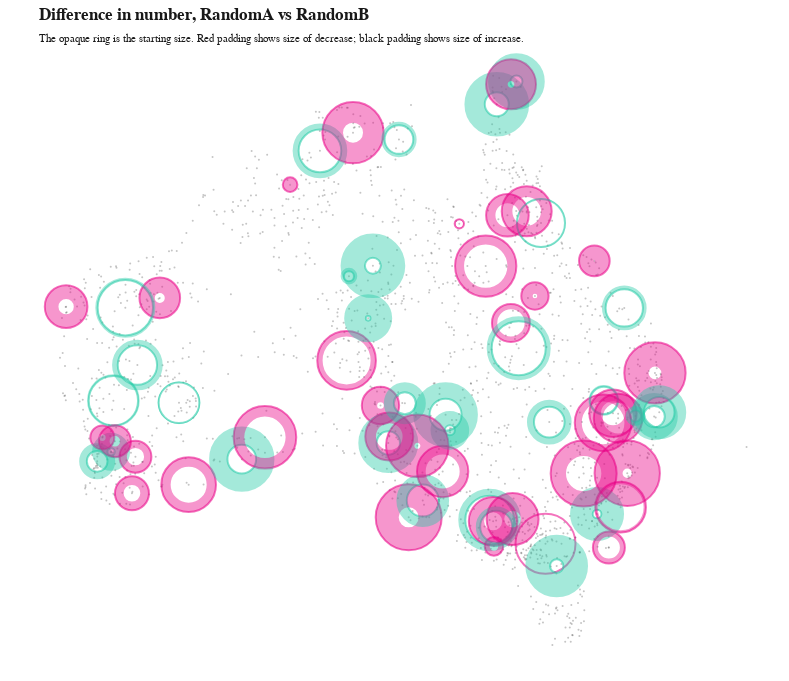

Notebook source saved alongside this figure:
### Markdown cell above
In this version, it is randomly selecting airports from around Australia and assigning random sets of values.

### Code cell
df_coords = pd.read_csv('CSVs/coords/airport_codes_coords.csv')
df_coords['RandomA'] = np.random.randint(1, 100, df_coords.shape[0])
df_coords['RandomB'] = np.random.randint(1, 100, df_coords.shape[0])
df_coords['RandomX'] = np.random.randint(1, 25, df_coords.shape[0])

df_selected = df_coords.loc[df_coords['RandomX'] == 10]

ringPlotter(df_selected, 'RandomA', 'RandomB', 1.5, 20, 'name', df_coords)

### Figure 1 — Plotly figure (JSON) as saved in the notebook; plotly's stock layout.template omitted (floating-point values rounded to 4 significant figures; data arrays with more than 128 entries replaced by an {"elided": "..."} marker saying what was removed)
{"data": [{"hoverinfo": "skip", "marker": {"color": "#181818", "opacity": 0.25, "size": 2}, "mode": "markers", "type": "scatter", "x": {"elided": "1736 float values"}, "y": {"elided": "1736 float values"}}, {"hoverinfo": "skip", "marker": {"color": "rgba(255, 255, 255, 0)", "line": {"color": ["rgba(35, 203, 167, 0.55)", "rgba(35, 203, 167, 0.55)", "rgba(35, 203, 167, 0.55)", "rgba(234, 0, 136, 0.55)", "rgba(234, 0, 136, 0.55)", "rgba(234, 0, 136, 0.55)", "rgba(35, 203, 167, 0.55)", "rgba(234, 0, 136, 0.55)", "rgba(35, 203, 167, 0.55)", "rgba(234, 0, 136, 0.55)", "rgba(35, 203, 167, 0.55)", "rgba(234, 0, 136, 0.55)", "rgba(35, 203, 167, 0.55)", "rgba(234, 0, 136, 0.55)", "rgba(234, 0, 136, 0.55)", "rgba(35, 203, 167, 0.55)", "rgba(234, 0, 136, 0.55)", "rgba(35, 203, 167, 0.55)", "rgba(35, 203, 167, 0.55)", "rgba(234, 0, 136, 0.55)", "rgba(35, 203, 167, 0.55)", "rgba(234, 0, 136, 0.55)", "rgba(35, 203, 167, 0.55)", "rgba(35, 203, 167, 0.55)", "rgba(234, 0, 136, 0.55)", "rgba(234, 0, 136, 0.55)", "rgba(35, 203, 167, 0.55)", "rgba(234, 0, 136, 0.55)", "rgba(234, 0, 136, 0.55)", "rgba(35, 203, 167, 0.55)", "rgba(234, 0, 136, 0.55)", "rgba(234, 0, 136, 0.55)", "rgba(234, 0, 136, 0.55)", "rgba(35, 203, 167, 0.55)", "rgba(234, 0, 136, 0.55)", "rgba(35, 203, 167, 0.55)", "rgba(234, 0, 136, 0.55)", "rgba(35, 203, 167, 0.55)", "rgba(35, 203, 167, 0.55)", "rgba(234, 0, 136, 0.55)", "rgba(35, 203, 167, 0.55)", "rgba(234, 0, 136, 0.55)", "rgba(234, 0, 136, 0.55)", "rgba(234, 0, 136, 0.55)", "rgba(234, 0, 136, 0.55)", "rgba(35, 203, 167, 0.55)", "rgba(35, 203, 167, 0.55)", "rgba(234, 0, 136, 0.55)", "rgba(35, 203, 167, 0.55)", "rgba(35, 203, 167, 0.55)", "rgba(35, 203, 167, 0.55)", "rgba(35, 203, 167, 0.55)", "rgba(234, 0, 136, 0.55)", "rgba(35, 203, 167, 0.55)", "rgba(234, 0, 136, 0.55)", "rgba(234, 0, 136, 0.55)", "rgba(234, 0, 136, 0.55)", "rgba(234, 0, 136, 0.55)", "rgba(35, 203, 167, 0.55)", "rgba(234, 0, 136, 0.55)", "rgba(234, 0, 136, 0.55)", "rgba(35, 203, 167, 0.55)", "rgba(234, 0, 136, 0.55)", "rgba(234, 0, 136, 0.55)", "rgba(35, 203, 167, 0.55)", "rgba(35, 203, 167, 0.55)", "rgba(234, 0, 136, 0.55)"], "width": 2}, "opacity": 1, "size": [20.67, 7.333, 49.33, 32, 34, 32, 39.33, 54.67, 28.67, 62.67, 42.67, 58.67, 10, 61.33, 37.33, 23.33, 48, 28.67, 22, 66, 32, 51.33, 32, 10, 9.333, 61.33, 48.67, 48.67, 18.67, 32, 42.67, 38, 52, 54, 50, 48, 60, 30.67, 8.667, 56.67, 27.33, 32, 47.33, 48.67, 65.33, 11.33, 21.33, 61.33, 30.67, 4.667, 24, 12, 40.67, 37.33, 30.67, 42.67, 50.67, 14.67, 40.67, 62.67, 24, 55.33, 66, 27.33, 16, 13.33, 50]}, "mode": "markers", "type": "scatter", "x": [115.9, 116.8, 117.0, 117.0, 118.2, 118.4, 118.5, 122.0, 125.5, 127.0, 130.7, 132.5, 132.6, 132.9, 134.7, 135.2, 135.3, 135.9, 136.3, 136.6, 137.5, 138.9, 139.1, 139.3, 140.0, 141.7, 142.0, 142.2, 142.3, 142.4, 143.2, 143.4, 143.5, 143.9, 144.4, 145.4, 145.7, 146.0, 149.1, 149.5, 149.6, 149.9, 150.2, 150.5, 151.1, 151.7, 152.9, 153.0, 153.3, 133.9, 142.5, 143.8, 120.0, 150.9, 149.0, 113.8, 150.7, 128.7, 121.3, 137.2, 116.2, 117.7, 148.2, 145.0, 134.2, 146.4, 143.4], "y": [-32.4, -31.82, -28.75, -31.18, -34.31, -32.12, -26.61, -33.79, -32.27, -30.95, -13.75, -26.33, -21.28, -12.66, -29.04, -31.29, -30.9, -13.07, -28.91, -35.76, -34.75, -33.01, -29.59, -30.54, -18.13, -20.67, -35.92, -36, -37.5, -36.32, -17.62, -24.08, -35.86, -25.6, -17.38, -18.08, -37.35, -30.04, -35.56, -30.08, -28.73, -37.57, -29.5, -29.8, -33.11, -29.68, -29.71, -27.08, -29.45, -23.81, -10.95, -9.583, -22.58, -23.18, -20.36, -23.11, -35.15, -15.78, -28.88, -31.46, -30.97, -23.17, -33.13, -22.46, -20.65, -38.68, -9.753]}, {"hoverinfo": "text", "hovertext": ["Serpentine Airport: 74.19%<br>31; 54", "Brooklands Airport: 418.18%<br>11; 57", "Golden Grove Airport: 6.76%<br>74; 79", "Dowerin Airport: -66.67%<br>48; 16", "Stirling Range Retreat: -50.98%<br>51; 25", "Narembeen Airport: -45.83%<br>48; 26", "Meekatharra: 28.81%<br>59; 76", "Myrup Fly In Estate Airport: -34.15%<br>82; 54", "Caiguna Airport: 127.91%<br>43; 98", "Loongana Airport: -34.04%<br>94; 62", "Daly River Airport: 28.12%<br>64; 82", "Kenmore Park Airport: -18.18%<br>88; 72", "Willowra Airport: 66.67%<br>15; 25", "Jabiru: -67.39%<br>92; 30", "Coober Pedy: -82.14%<br>56; 10", "Kokatha Airport: 157.14%<br>35; 90", "Kingoonya Airport: -44.44%<br>72; 40", "Gan Gan Airport: 23.26%<br>43; 53", "William Creek Airport: 90.91%<br>33; 63", "Cape Borda Airport: -69.7%<br>99; 30", "Minlaton Airport: 64.58%<br>48; 79", "Peterborough Airport: -33.77%<br>77; 51", "Murnpeowie Airport: 102.08%<br>48; 97", "Balcanoona Airport: 286.67%<br>15; 58", "Wernadinga Airport: -21.43%<br>14; 11", "Julia Creek: -29.35%<br>92; 65", "Rainbow Airport: 28.77%<br>73; 94", "Koongarra Airport: -63.01%<br>73; 27", "Victoria Valley Airport: -53.57%<br>28; 13", "Warracknabeal: 27.08%<br>48; 61", "Abingdon Downs Airport: -43.75%<br>64; 36", "Tarcombe Airport: -28.07%<br>57; 41", "Quambatook Airport: -67.95%<br>78; 25", "Trinidad Airport: 18.52%<br>81; 96", "Crystal Brook Airport: -42.67%<br>75; 43", "Glen Ruth Airport: 2.78%<br>72; 74", "Taggerty Airport: 0.0%<br>90; 90", "Bourke: 45.65%<br>46; 67", "Williamsdale Airport: 523.08%<br>13; 81", "Togo Station Airport: -24.71%<br>85; 64", "Boomi Airport: 12.2%<br>41; 46", "Gabo Is Aad Sste Airport: -31.25%<br>48; 33", "Biniguy Airport: -49.3%<br>71; 36", "Bingara Airport: -36.99%<br>73; 46", "Mount Mcquoid Ndb: -85.71%<br>98; 14", "Glen Innes: 76.47%<br>17; 30", "South Grafton Airport: 121.88%<br>32; 71", "Caboolture Airport: -79.35%<br>92; 19", "Palmers Island/Yamba Airport: 76.09%<br>46; 81", "Alice Springs: 928.57%<br>7; 72", "Bamaga Injinoo: 169.44%<br>36; 97", "Darnley Island Airport: 372.22%<br>18; 85", "Ginbata Airport: -75.41%<br>61; 15", "Great Keppel Is Airport: 19.64%<br>56; 67", "Hamilton Island: -95.65%<br>46; 2", "Cardabia Station Airstrip: -64.06%<br>64; 23", "Jervis Bay: -9.21%<br>76; 69", "Kununurra: -95.45%<br>22; 1", "Leonora: 4.92%<br>61; 64", "Mount Gunson Airport: -90.43%<br>94; 9", "New Norcia Airstrip: -72.22%<br>36; 10", "Paraburdoo: 8.43%<br>83; 90", "Parkes: -46.46%<br>99; 53", "Bowen Downs Airport: -82.93%<br>41; 7", "Wauchope Airport: 304.17%<br>24; 97", "Welshpool Airport: 370.0%<br>20; 94", "Yorke Island Airport: -86.67%<br>75; 10"], "marker": {"color": "rgba(255, 255, 255, 0)", "line": {"color": ["rgba(35, 203, 167, 0.55)", "rgba(35, 203, 167, 0.55)", "rgba(35, 203, 167, 0.55)", "rgba(234, 0, 136, 0.55)", "rgba(234, 0, 136, 0.55)", "rgba(234, 0, 136, 0.55)", "rgba(35, 203, 167, 0.55)", "rgba(234, 0, 136, 0.55)", "rgba(35, 203, 167, 0.55)", "rgba(234, 0, 136, 0.55)", "rgba(35, 203, 167, 0.55)", "rgba(234, 0, 136, 0.55)", "rgba(35, 203, 167, 0.55)", "rgba(234, 0, 136, 0.55)", "rgba(234, 0, 136, 0.55)", "rgba(35, 203, 167, 0.55)", "rgba(234, 0, 136, 0.55)", "rgba(35, 203, 167, 0.55)", "rgba(35, 203, 167, 0.55)", "rgba(234, 0, 136, 0.55)", "rgba(35, 203, 167, 0.55)", "rgba(234, 0, 136, 0.55)", "rgba(35, 203, 167, 0.55)", "rgba(35, 203, 167, 0.55)", "rgba(234, 0, 136, 0.55)", "rgba(234, 0, 136, 0.55)", "rgba(35, 203, 167, 0.55)", "rgba(234, 0, 136, 0.55)", "rgba(234, 0, 136, 0.55)", "rgba(35, 203, 167, 0.55)", "rgba(234, 0, 136, 0.55)", "rgba(234, 0, 136, 0.55)", "rgba(234, 0, 136, 0.55)", "rgba(35, 203, 167, 0.55)", "rgba(234, 0, 136, 0.55)", "rgba(35, 203, 167, 0.55)", "rgba(234, 0, 136, 0.55)", "rgba(35, 203, 167, 0.55)", "rgba(35, 203, 167, 0.55)", "rgba(234, 0, 136, 0.55)", "rgba(35, 203, 167, 0.55)", "rgba(234, 0, 136, 0.55)", "rgba(234, 0, 136, 0.55)", "rgba(234, 0, 136, 0.55)", "rgba(234, 0, 136, 0.55)", "rgba(35, 203, 167, 0.55)", "rgba(35, 203, 167, 0.55)", "rgba(234, 0, 136, 0.55)", "rgba(35, 203, 167, 0.55)", "rgba(35, 203, 167, 0.55)", "rgba(35, 203, 167, 0.55)", "rgba(35, 203, 167, 0.55)", "rgba(234, 0, 136, 0.55)", "rgba(35, 203, 167, 0.55)", "rgba(234, 0, 136, 0.55)", "rgba(234, 0, 136, 0.55)", "rgba(234, 0, 136, 0.55)", "rgba(234, 0, 136, 0.55)", "rgba(35, 203, 167, 0.55)", "rgba(234, 0, 136, 0.55)", "rgba(234, 0, 136, 0.55)", "rgba(35, 203, 167, 0.55)", "rgba(234, 0, 136, 0.55)", "rgba(234, 0, 136, 0.55)", "rgba(35, 203, 167, 0.55)", "rgba(35, 203, 167, 0.55)", "rgba(234, 0, 136, 0.55)"], "width": [7.667, 15.33, 1.667, 10.67, 8.667, 7.333, 5.667, 9.333, 18.33, 10.67, 6, 5.333, 3.333, 20.67, 15.33, 18.33, 10.67, 3.333, 10, 23, 10.33, 8.667, 16.33, 14.33, 1, 9, 7, 15.33, 5, 4.333, 9.333, 5.333, 17.67, 5, 10.67, 0.6667, 0, 7, 22.67, 7, 1.667, 5, 11.67, 9, 28, 4.333, 13, 24.33, 11.67, 21.67, 20.33, 22.33, 15.33, 3.667, 14.67, 13.67, 2.333, 7, 1, 28.33, 8.667, 2.333, 15.33, 11.33, 24.33, 24.67, 21.67]}, "opacity": 0.75, "size": [28.33, 22.67, 51, 21.33, 25.33, 24.67, 45, 45.33, 47, 52, 48.67, 53.33, 13.33, 40.67, 22, 41.67, 37.33, 32, 32, 43, 42.33, 42.67, 48.33, 24.33, 8.333, 52.33, 55.67, 33.33, 13.67, 36.33, 33.33, 32.67, 34.33, 59, 39.33, 48.67, 60, 37.67, 31.33, 49.67, 29, 27, 35.67, 39.67, 37.33, 15.67, 34.33, 37, 42.33, 26.33, 44.33, 34.33, 25.33, 41, 16, 29, 48.33, 7.667, 41.67, 34.33, 15.33, 57.67, 50.67, 16, 40.33, 38, 28.33]}, "mode": "markers", "name": "", "type": "scatter", "x": [115.9, 116.8, 117.0, 117.0, 118.2, 118.4, 118.5, 122.0, 125.5, 127.0, 130.7, 132.5, 132.6, 132.9, 134.7, 135.2, 135.3, 135.9, 136.3, 136.6, 137.5, 138.9, 139.1, 139.3, 140.0, 141.7, 142.0, 142.2, 142.3, 142.4, 143.2, 143.4, 143.5, 143.9, 144.4, 145.4, 145.7, 146.0, 149.1, 149.5, 149.6, 149.9, 150.2, 150.5, 151.1, 151.7, 152.9, 153.0, 153.3, 133.9, 142.5, 143.8, 120.0, 150.9, 149.0, 113.8, 150.7, 128.7, 121.3, 137.2, 116.2, 117.7, 148.2, 145.0, 134.2, 146.4, 143.4], "y": [-32.4, -31.82, -28.75, -31.18, -34.31, -32.12, -26.61, -33.79, -32.27, -30.95, -13.75, -26.33, -21.28, -12.66, -29.04, -31.29, -30.9, -13.07, -28.91, -35.76, -34.75, -33.01, -29.59, -30.54, -18.13, -20.67, -35.92, -36, -37.5, -36.32, -17.62, -24.08, -35.86, -25.6, -17.38, -18.08, -37.35, -30.04, -35.56, -30.08, -28.73, -37.57, -29.5, -29.8, -33.11, -29.68, -29.71, -27.08, -29.45, -23.81, -10.95, -9.583, -22.58, -23.18, -20.36, -23.11, -35.15, -15.78, -28.88, -31.46, -30.97, -23.17, -33.13, -22.46, -20.65, -38.68, -9.753]}], "layout": {"font": {"color": "#181818", "family": "Arial"}, "height": 682.0, "margin": {"b": 0, "l": 0, "r": 0, "t": 20}, "paper_bgcolor": "#ffffff", "plot_bgcolor": "#ffffff", "showlegend": false, "title": {"text": "<b>Difference in number, RandomA vs RandomB</b><br><span style='font-size:8pt'>The opaque ring is the starting size. Red padding shows size of decrease; black padding shows size of increase.</span>", "y": 1, "yanchor": "bottom", "yref": "paper"}, "width": 789.2, "xaxis": {"autorange": true, "range": [109.4, 161.9], "showgrid": false, "showline": false, "type": "linear", "visible": false}, "yaxis": {"autorange": true, "range": [-45.59, -5.895], "showgrid": false, "showline": false, "type": "linear", "visible": false}}}
